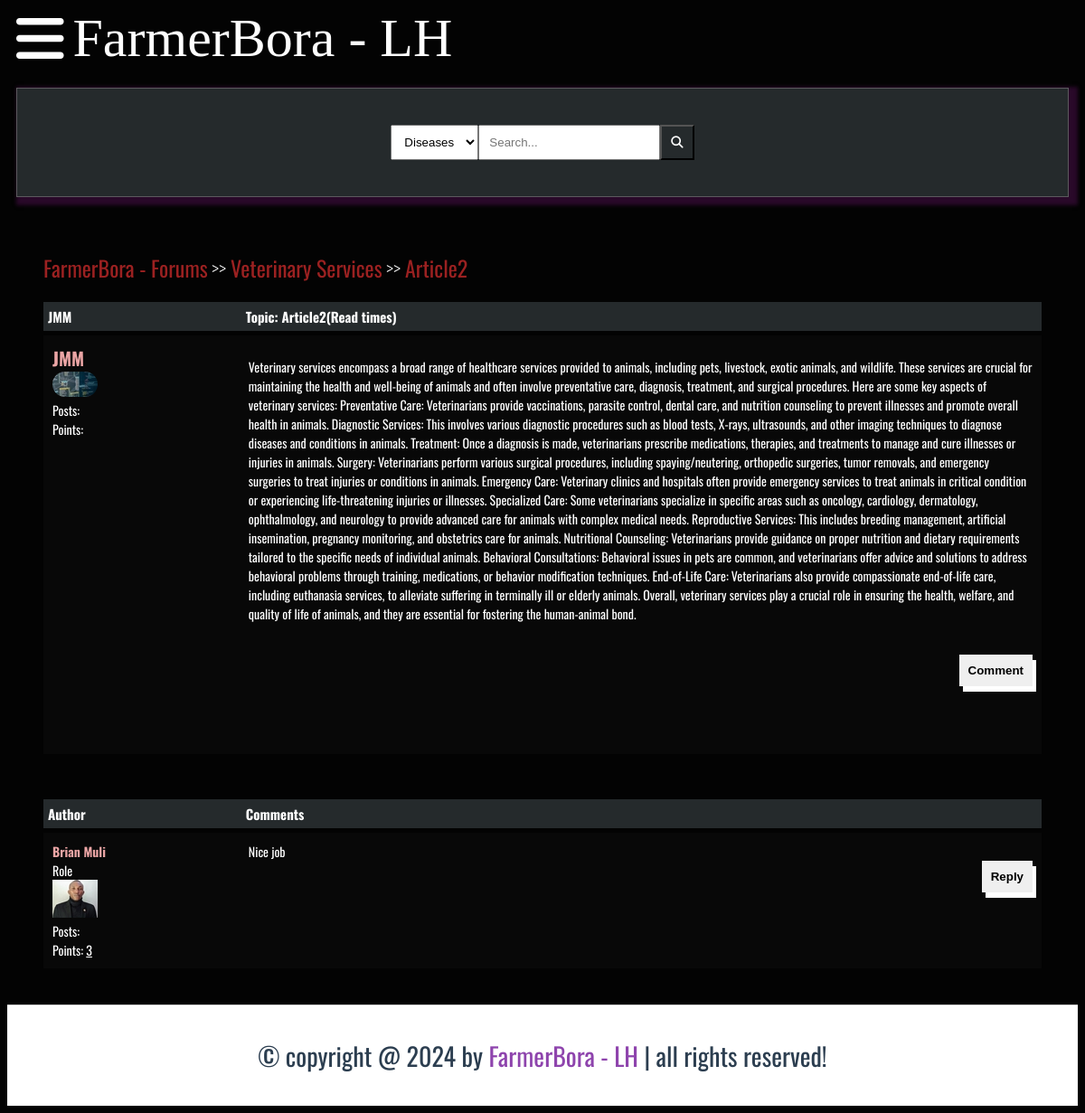
Screenshot of /details/article2/ with the database file from the repository.
### FarmerBora_App/models.py (models this page shows, shortened)
class Post(models.Model):
    title = models.CharField(max_length=100)
    slug = models.SlugField(max_length=400, unique=True, blank=True)
    user = models.ForeignKey(Author, on_delete=models.CASCADE)
    content = HTMLField()
    categories = models.ManyToManyField(Category)
    date = models.DateTimeField(auto_now_add=True)
    approved = models.BooleanField(default=False)
    hit_count_generic = GenericRelation(
        HitCount,
        object_id_field="object_pk",
        related_query_name="hit_count_generic_relation",
    )
    tags = TaggableManager()
    comments = models.ManyToManyField(Comment, blank=True)
    def get_url(self):
        return reverse("details", kwargs={"slug": self.slug})

class Category(models.Model):
    title = models.CharField(max_length=100)
    slug = models.SlugField(max_length=400, unique=True, blank=True)
    description = models.TextField(default="description")
    class Meta:
        verbose_name_plural = "Categories"
    def get_url(self):
        return reverse("posts", kwargs={"slug": self.slug})

class Author(models.Model):
    user = models.ForeignKey(User, on_delete=models.CASCADE)
    fullname = models.CharField(max_length=100)
    slug = models.SlugField(max_length=400, unique=True, blank=True)
    bio = HTMLField()
    points = models.IntegerField(default=0)
    profile_pic = ResizedImageField(
        size=[50, 80],
        upload_to="authors",
        quality=100,
        default=None,
        null=True,
        blank=True,
    )

class Comment(models.Model):
    user = models.ForeignKey(Author, on_delete=models.CASCADE)
    content = models.TextField()
    date = models.DateTimeField(auto_now_add=True)
    replies = models.ManyToManyField(Reply, blank=True)

### FarmerBora_App/views.py (the view)
# urls.py: path("details/<slug>/", views.details, name="details"),
def details(request, slug):
    post = get_object_or_404(Post, slug=slug)
    context = {
        "post": post,
    }
    update_views(request, post)
    return render(request, "details.html", context)

### FarmerBora_App/utils.py (called while the page is built)
def update_views(request, object):
    context = {}
    hit_count = get_hitcount_model().objects.get_for_object(object)
    hits = hit_count.hits
    hitcontext = context["hitcount"] = {"pk": hit_count.pk}
    hit_count_response = HitCountMixin.hit_count(request, hit_count)
    if hit_count_response.hit_counted:
        hits = hits + 1
        hitcontext["hitcounted"] = hit_count_response.hit_counted
        hitcontext["hit_message"] = hit_count_response.hit_message
        hitcontext["total_hits"] = hits

### FarmerBora_App/templates/details.html (shortened to what this page needs)
{% extends 'baseforum.html' %}
{% load hitcount_tags %}
{% block content %}
<div class="container">
    <div class="navigate">
        <span><a href="{% url 'forum' %}" class="subforum-link notranslate">FarmerBora - Forums</a> >> <a
                href="{{post.categories.all.0.get_url}}" class="subforum-link">{{post.categories.all.0.title}}</a> >> <a
                href="{{post.get_url}}" class="subforum-link">{{post.title}}</a></span>
    </div>
    <div class="topic-container">
        <div class="head">
            <div class="authors notranslate">{{post.user.fullname}}</div>
            <div class="content">Topic: {{post.title}}(Read {% get_hit_count for post %} times)</div>
        </div>
        <div class="body">
            <div class="authors">
                <div class="username notranslate"><a href="#" class="subforum-link">{{post.user.fullname}}</a></div>
                <img style="border-radius: 80px;" src="{{post.user.profile_pic.url}}" alt="">
                <div>Posts: <u>{{comment.user.num_posts}}</u></div>
                <div>Points: <u>{{comment.user.points}}</u></div>
            </div>
            <div class="content">
                {{post.content|safe}}
                <br>
                <div class="comment">
                    <button onclick="showComment()" class="button">Comment</button>
                </div>
            </div>
        </div>
    </div>
    {% for comment in post.comments.all %}
    <div class="comments-container">
        <div class="head">
            <div class="authors">Author</div>
            <div class="content">Comments</div>
        </div>
        <div class="body">
            <div class="authors">
                <div class="AnotherUser"><a href="#" class="subforum-link">{{comment.user.fullname|title}}</a></div>
                <div>Role</div>
                <img src="{{comment.user.profile_pic.url}}" alt="">
                <div>Posts: <u>{{comment.user.num_posts}}</u></div>
                <div>Points: <u>{{comment.user.points}}</u></div>
            </div>
            <div class="content">
                {{comment.content}}
                <div class="comment">
                    <button onclick="showReply()" class="button">Reply</button>
                </div>
            </div>
        </div>
    </div>
    {% endfor %}
</div>
{% endblock %}

### FarmerBora_App/static/forum.css (style rules this page uses)
:root { --main-color:#8e44ad; --red:#e74c3c; --orange:#f39c12; --light-color:#888; --light-bg:#eee; --black:#2c3e50; --white:#fff; --border:.1rem solid rgba(0,0,0,.2); }
* { box-sizing: border-box; }
html { font-size: 14px; font-family: "Oswald", sans-serif; background-color: rgb(3, 3, 3); color: white; }
.container { margin: 20px; padding: 20px; }
.subforum-link { color: rgb(235, 165, 165); font-weight: bolder; text-decoration: none; }
.navigate { margin-block: 20px; font-size: 24px; font-weight: lighter; }
.navigate a { color: rgb(155, 33, 33); }
.head { display: flex; background-color: #252a2c; padding: 5px; font-weight: bold; font-size: 15px; }
.authors { flex: 20%; }
.content { flex: 80%; }
.body { display: flex; background-color: #080808; padding: 10px; margin-top: 5px; color: white; }
.body .authors .username { font-size: 20px; }
.body .authors img { max-width: 50px; max-height: 80px; }
.body .comment .button { border: none; padding: 10px; font-weight: bolder; box-shadow: 4px 6px white; cursor: pointer; float: right; }
.comment { width: 100%; min-height: 100px; }
.comments-container { margin-top: 50px; }

### rows the page displays
Post: categories.all.0 "Veterinary Services", title "Article2", user.fullname "JMM", user.profile_pic (picture), content "Veterinary services encompass a broad range of healthcare services provided to animals, including pets, livestock, exotic animals, and wildlife. These services are crucial for maintaining the health and well-being of animals and often involve preventative care, diagnosis, treatment, and surgical procedures. Here are some key aspects of veterinary services: Preventative Care: Veterinarians provide vaccinations, parasite control, dental care, and nutrition counseling to prevent illnesses and promote overall health in animals. Diagnostic Services: This involves various diagnostic procedures such as blood tests, X-rays, ultrasounds, and other imaging techniques to diagnose diseases and…"
Comment: user.fullname "Brian Muli", user.profile_pic (picture), user.points "3", content "Nice job"
